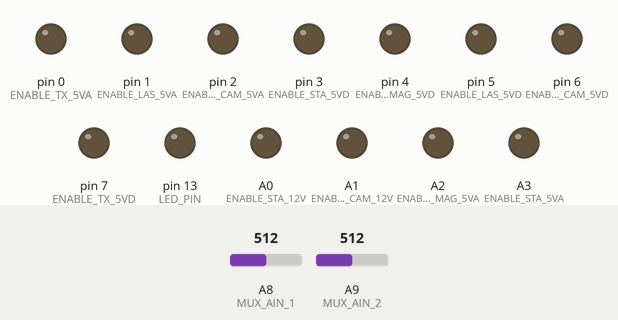
Bench run of a sketch on a simulated Teensy 4. On the bench: output pins drawn as LEDs (lit = HIGH). The test bench sets the inputs (shaded band); at power-on: A8 (MUX_AIN_1) = 512, A9 (MUX_AIN_2) = 512. Pins used as bus, display or sensor lines are not drawn; what the sketch prints to the serial monitor is not drawn.

Above: at 0.0 s.
At 10.1 s:
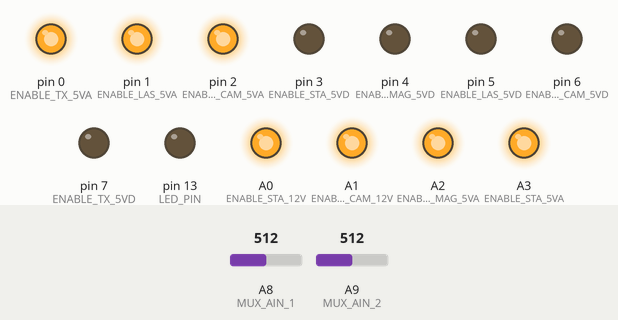
At 10.6 s:
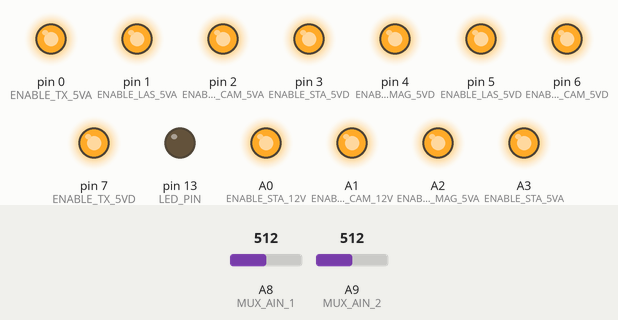
Timing chart, 0 to 12.1 s (numbered marks = the images above):
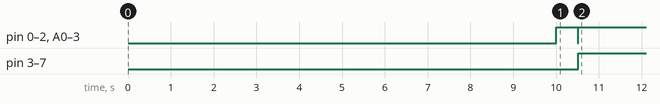

The sketch:

PowerOnAllChannels.ino
```cpp
/*  Mines Rocksat-X 2020 Power management board flight code
 *  This code handles powering up the other subsystems and monitoring for overcurrent and overtemp.
 *  Note that you need the teensy 4.0 add-on for Arduino for this to function.
 *  Currently the refreshMonitor checks for faults at 13 Hz
 */

/* Analog Mux Channel Names:
 * 000-  0: 12V-CAM           8: 5VD-STA
 * 001-  1: 5VA-MAG           9: 5VD-MAG
 * 010-  2: 5VA-TX           10: 5VD-CAM
 * 011-  3: 12V-STA          11: 5VA-CAM
 * 100-  4: 5VA-LAS          12: 5VD-TX
 * 101-  5: Unused           13: 5VA Temperature
 * 110-  6: 5VA-STA          14: 5VD-LAS
 * 111-  7: 12V Temperature  15: 5VD Temperature
 */

//Constant pin declarations:
//Misc Pins
const int LED_PIN = 13;//LED on teensy
//MUX pins
const int MUX_AIN_1 = A8;
const int MUX_AIN_2 = A9;
const int MUX_SEL_A = A7;//A is LSbit
const int MUX_SEL_B = A6;
const int MUX_SEL_C = A5;//C is MSbit
//Enable lines for MOSFETs
#define OUTPUT_DISABLE HIGH
#define OUTPUT_ENABLE LOW
//12V Channels
const int ENABLE_STA_12V = 14;
const int ENABLE_CAM_12V = A1;
const int ENABLES_12V[] = {ENABLE_STA_12V, ENABLE_CAM_12V};
//5V Active Channels
const int ENABLE_MAG_5VA = 16;
const int ENABLE_STA_5VA = A3;
const int ENABLE_TX_5VA  = 0;
const int ENABLE_LAS_5VA = 1;
const int ENABLE_CAM_5VA = 2;
const int ENABLES_5VA[] = {ENABLE_MAG_5VA, ENABLE_STA_5VA, ENABLE_TX_5VA,
                           ENABLE_LAS_5VA, ENABLE_CAM_5VA};
//5V Digital Channels
const int ENABLE_MAG_5VD = 4;
const int ENABLE_STA_5VD = 3;
const int ENABLE_TX_5VD  = 7;
const int ENABLE_LAS_5VD = 5;
const int ENABLE_CAM_5VD = 6;
const int ENABLES_5VD[] = {ENABLE_MAG_5VD, ENABLE_STA_5VD, ENABLE_TX_5VD,
                           ENABLE_LAS_5VD, ENABLE_CAM_5VD };

//Global variables & constants
const int TE_1 = 20000;  //Time that TE-1 line (computers) is turned on, in milliseconds
const int TE_2 = 85000;  //Time that TE-2 line (actuators) is turned on, in milliseconds
const int T_OFF = 335000;//(Assumed) time that the payload should turn off
int upTime = 0;
float camCurrent_12V = 0.0;
float staCurrent_12V = 0.0;
float staCurrent_5VD = 0.0;
float camCurrent_5VD = 0.0;
float magCurrent_5VD = 0.0;
float txCurrent_5VD = 0.0;
float lasCurrent_5VD = 0.0;
float staCurrent_5VA = 0.0;
float camCurrent_5VA = 0.0;
float magCurrent_5VA = 0.0;
float txCurrent_5VA = 0.0;
float lasCurrent_5VA = 0.0;
int temp_12V = 0;
int temp_5VA = 0;
int temp_5VD = 0;
bool TE_1_Active = false;
bool TE_2_Active = false;

void refreshMonitor(){
  //Read both 000 channels to variables
  digitalWrite(MUX_SEL_C, 0);
  digitalWrite(MUX_SEL_B, 0);
  digitalWrite(MUX_SEL_A, 0);
  delay(2);
  camCurrent_12V = countsToAmps(analogRead(MUX_AIN_1));
  staCurrent_5VD = countsToAmps(analogRead(MUX_AIN_2));
  //Read both 001 channels to variables
  digitalWrite(MUX_SEL_C, 0);
  digitalWrite(MUX_SEL_B, 0);
  digitalWrite(MUX_SEL_A, 1);
  delay(2);
  magCurrent_5VA = countsToAmps(analogRead(MUX_AIN_1));
  magCurrent_5VD = countsToAmps(analogRead(MUX_AIN_2));
  //Read both 010 channels to variables
  digitalWrite(MUX_SEL_C, 0);
  digitalWrite(MUX_SEL_B, 1);
  digitalWrite(MUX_SEL_A, 0);
  delay(2);
  txCurrent_5VA = countsToAmps(analogRead(MUX_AIN_1));
  camCurrent_5VD = countsToAmps(analogRead(MUX_AIN_2));
  //Read both 011 channels to variables
  digitalWrite(MUX_SEL_C, 0);
  digitalWrite(MUX_SEL_B, 1);
  digitalWrite(MUX_SEL_A, 1);
  delay(2);
  staCurrent_12V = countsToAmps(analogRead(MUX_AIN_1));
  camCurrent_5VA = countsToAmps(analogRead(MUX_AIN_2));
  //Read both 100 channels to variables
  digitalWrite(MUX_SEL_C, 1);
  digitalWrite(MUX_SEL_B, 0);
  digitalWrite(MUX_SEL_A, 0);
  delay(2);
  lasCurrent_5VA = countsToAmps(analogRead(MUX_AIN_1));
  txCurrent_5VD = countsToAmps(analogRead(MUX_AIN_2));
  //Read both 101 channels to variables
  digitalWrite(MUX_SEL_C, 1);
  digitalWrite(MUX_SEL_B, 0);
  digitalWrite(MUX_SEL_A, 1);
  delay(2);
  //null = countsToAmps(analogRead(MUX_AIN_1)); This is not used
  temp_5VA = countsToDegrees(analogRead(MUX_AIN_2));
  //Read both 110 channels to variables
  digitalWrite(MUX_SEL_C, 1);
  digitalWrite(MUX_SEL_B, 1);
  digitalWrite(MUX_SEL_A, 0);
  delay(2);
  staCurrent_5VA = countsToAmps(analogRead(MUX_AIN_1));
  lasCurrent_5VD = countsToAmps(analogRead(MUX_AIN_2));
  //Read both 111 channels to variables
  digitalWrite(MUX_SEL_C, 1);
  digitalWrite(MUX_SEL_B, 1);
  digitalWrite(MUX_SEL_A, 1);
  delay(2);
  temp_12V = countsToDegrees(analogRead(MUX_AIN_1));
  temp_5VA = countsToDegrees(analogRead(MUX_AIN_2));
  //All temps and currents acquired. Verify that they are within bounds
  //Check for excessive 12V regulator temp
  if(temp_12V > 85.0) {
    Serial.println("Excessive 12V regulator temp.");
    digitalWrite(ENABLE_STA_12V, OUTPUT_DISABLE);
    digitalWrite(ENABLE_CAM_12V, OUTPUT_DISABLE);
  }
  //Check for excessive 5VA temp
  if(temp_5VA > 85.0){
    Serial.println("Excessive 5VA regulator temp.");
    for(int i = 0; i < 5; i++){
      digitalWrite(ENABLES_5VA[i], OUTPUT_DISABLE);
    }
  }
  //Check for excessive 5VD temp
  if(temp_5VD > 85.0){
    Serial.println("Excessive 5VD regulator temp.");
    for(int i = 0; i < 5; i++){
      digitalWrite(ENABLES_5VD[i], OUTPUT_DISABLE);
    }
  }
  //Check for excessive 12V current
  if((camCurrent_12V + staCurrent_12V) > 2.6){
    Serial.println("Excessive 12V current.");
    digitalWrite(ENABLE_STA_12V, OUTPUT_DISABLE);
    digitalWrite(ENABLE_CAM_12V, OUTPUT_DISABLE);
  }
  //Check for excessive 5VD current
  if((staCurrent_5VD + camCurrent_5VD + magCurrent_5VD + txCurrent_5VD + lasCurrent_5VD) > 4.0){
    Serial.println("Excessive 5VD current.");
    for(int i = 0; i < 5; i++){
      digitalWrite(ENABLES_5VD[i], OUTPUT_DISABLE);
    }
  }
  //Check for excessive 5VA current
  if((staCurrent_5VA + camCurrent_5VA + magCurrent_5VA + txCurrent_5VA + lasCurrent_5VA) > 6.0){
    Serial.println("Excessive 5VA current.");
    for(int i = 0; i < 5; i++){
      digitalWrite(ENABLES_5VA[i], OUTPUT_DISABLE);
    }
  }
}

void setup() {
  // Start serial interface
  Serial.begin(115200);
  delay(10000);
  //Set all enable lines as outputs
  for(int i = 0; i < 5; i++){
    pinMode(ENABLES_5VD[i], OUTPUT);
    pinMode(ENABLES_5VA[i], OUTPUT);
    digitalWrite(ENABLES_5VD[i], OUTPUT_DISABLE);
    digitalWrite(ENABLES_5VA[i], OUTPUT_DISABLE);
  }
  for(int i = 0; i < 2; i++){
    pinMode(ENABLES_12V[i], OUTPUT);
    digitalWrite(ENABLES_12V[i], OUTPUT_DISABLE);
  }
  pinMode(LED_PIN, OUTPUT);
  pinMode(MUX_AIN_1, INPUT);
  pinMode(MUX_AIN_2, INPUT);
  pinMode(MUX_SEL_A, OUTPUT);
  pinMode(MUX_SEL_B, OUTPUT);
  pinMode(MUX_SEL_C, OUTPUT);

  //Set mux channels to an initial state of 000
  digitalWrite(MUX_SEL_C, 0);
  digitalWrite(MUX_SEL_B, 0);
  digitalWrite(MUX_SEL_A, 0);
  //Setup complete
  Serial.println("Setup complete.");

  //Power on all channels
  //5VD channels
  digitalWrite(ENABLE_MAG_5VD, OUTPUT_ENABLE);
  digitalWrite(ENABLE_STA_5VD, OUTPUT_ENABLE);
  digitalWrite(ENABLE_TX_5VD, OUTPUT_ENABLE);
  digitalWrite(ENABLE_LAS_5VD, OUTPUT_ENABLE);
  digitalWrite(ENABLE_CAM_5VD, OUTPUT_ENABLE);
  delay(500);
  //5VA Channels
  digitalWrite(ENABLE_MAG_5VA, OUTPUT_ENABLE);
  digitalWrite(ENABLE_STA_5VA, OUTPUT_ENABLE);
  digitalWrite(ENABLE_TX_5VA, OUTPUT_ENABLE);
  digitalWrite(ENABLE_LAS_5VA, OUTPUT_ENABLE);
  digitalWrite(ENABLE_CAM_5VA, OUTPUT_ENABLE);
  //12V lines for actuators
  digitalWrite(ENABLE_STA_12V, OUTPUT_ENABLE);
  digitalWrite(ENABLE_CAM_12V, OUTPUT_ENABLE);
}

void loop() {
  //Check for faults
  refreshMonitor();
  Serial.print("Laser 5VA Current: ");
  Serial.println(lasCurrent_5VA);
  Serial.print("Laser 12V Current: ");
  Serial.println(staCurrent_12V);
  delay(250);
}
```

analogInterface.ino
```cpp
float countsToVolts(int counts){//converts to volts
  return counts*0.0032226;//assumes 3.3V, 10bit
}
float countsToAmps(int counts){//converts to amps
  float volts = countsToVolts(counts);
  return volts*2.0;
}
float countsToDegrees(int counts){//converts to degrees C
  float volts = countsToVolts(counts);
  return (volts-0.5)*100;
}
```

Measured:
- by itself, pin 3 (ENABLE_STA_5VD), pin 4 (ENABLE_MAG_5VD), pin 5 (ENABLE_LAS_5VD), pin 6 (ENABLE_CAM_5VD), pin 7 (ENABLE_TX_5VD): LOW → HIGH at 10.5 s
- by itself, pin 0 (ENABLE_TX_5VA), pin 1 (ENABLE_LAS_5VA), pin 2 (ENABLE_CAM_5VA), A0 (ENABLE_STA_12V), A1 (ENABLE_CAM_12V), A2 (ENABLE_MAG_5VA), A3 (ENABLE_STA_5VA): HIGH → LOW at 10.5 s, → HIGH 0.02 s later
